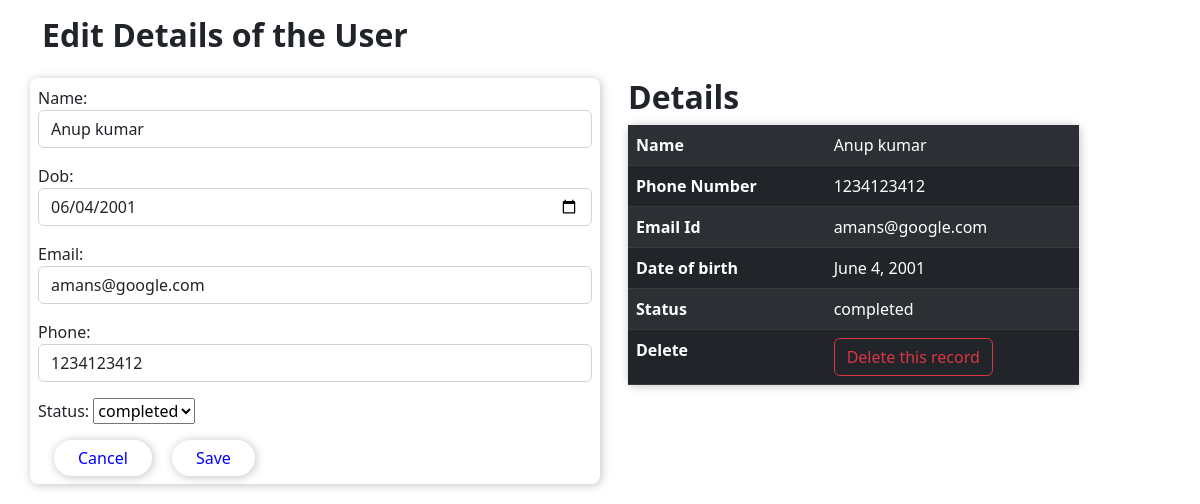
Page /details/6 on the committed database.
### emp/models.py (models this page shows, shortened)
class Employee(models.Model):
    name= models.CharField(max_length=250)
    dob = models.DateField()
    email = models.EmailField(max_length=150, unique=True)
    phone = models.PositiveIntegerField()
    status = models.CharField(choices=choices, max_length=10)

### emp/views.py (the view)
# urls.py: path('details/<str:pk>', views.UpdateEmployee, name='details'),
def UpdateEmployee(request, pk):
    emp = Employee.objects.get(id=pk)
    form =EmployeeForm(instance=emp)
    if request.method=='POST':
        form = EmployeeForm(request.POST, instance=emp)
        if form.is_valid():
            form.save()
            return redirect('/')
    context={'emp':emp, 'form':form}
    return render(request, 'emp/details.html', context)

### emp/forms.py (shortened to what this page needs)
class EmployeeForm(forms.ModelForm):
    class Meta:
        model = Employee
        fields = '__all__'
        widgets={
            'name':forms.TextInput(attrs=({'class':'form-control','placeholder':"Enter name"})),
            'dob':forms.DateInput(attrs=({'class':'form-control', 'type':'date'})),
            'email':forms.EmailInput(attrs=({'class':'form-control','placeholder':"Email"})),
            'phone':forms.NumberInput(attrs=({'class':'form-control','placeholder':"phone"})),
        }

### templates/emp/details.html (shortened to what this page needs)
<!doctype html>
{% load static %}
<html lang="en">
<head>
    <link href="https://cdn.jsdelivr.net/npm/bootstrap@5.2.0-beta1/dist/css/bootstrap.min.css" rel="stylesheet"
>
    <link rel="stylesheet" href="https://cdnjs.cloudflare.com/ajax/libs/font-awesome/4.7.0/css/font-awesome.min.css">
    <link rel="stylesheet" href="{% static 'css/index.css' %}">
</head>
<div class="container my-3">
    <div class="row my-3">
        <h2 class="fw-bold">Edit Details of the User</h2>
        <div class="col-md-6 back p-2 my-3">
            <form action="" method="post">
                {{form.as_p}}
                <input type="button" value="Cancel" class="back addBtn btn btn-outline-dark px-4 mx-3" onclick="window.history.go(-1);" >
        <input type="submit" value="Save" class="back addBtn btn btn-outline-primary px-4">
              </form>
        </div>
        <div class="col-md-5 m-3 ">
            <h2 class="fw-bold">Details</h2>
            <table class="table back table-striped table-dark table-hover">
                <tr>
                    <th>Name</th>
                    <td>{{emp.name}}</td>
                </tr>
                <tr>
                    <th>Phone Number</th>
                    <td>{{emp.phone}}</td>
                </tr>
                <tr>
                    <th>Email Id</th>
                    <td>{{emp.email}}</td>
                </tr>
                <tr>
                    <th>Date of birth</th>
                    <td>{{emp.dob}}</td>
                </tr>
                <tr>
                    <th>Status</th>
                    <td>{{emp.status}}</td>
                </tr>
                <tr>
                    <th>Delete</th>
                    <td><a class="btn btn-outline-danger" href="{% url 'delete' emp.id %}">Delete this record</a></td>
                </tr>
            </table>
        </div>
    </div>
</div>
<body>
</body>
</html>

### static/css/index.css (style rules this page uses)
* { margin: 0; padding: 0; }
.back { box-shadow: 1px 1px 9px 1px rgba(0, 0, 0, 0.205); border-radius: 8px; }
.addBtn { background-color: white; border-radius: 25px; border: none; color: blue; }

### rows in the picture
Employee: name "Anup kumar", dob "06/04/2001", email "amans@google.com", phone "1234123412", status "completed", dob "June 4, 2001"
